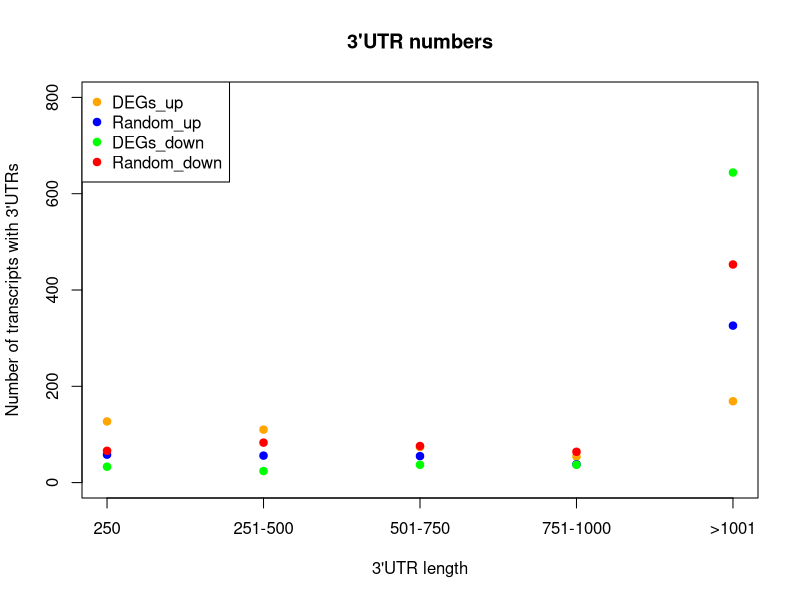

R code for this plot:
setwd("~/Project_bioinformatics")
require(ggplot2)
library(RColorBrewer)
library(dplyr)


Metabolite <- read.delim("max_3.txt", comment.char = "#")

DEGup <- read.delim("DEG_upregulation.txt", comment.char="#")

select_up<- which(Metabolite$GeneID%in%DEGup$GeneID)
Metabolite_select_up <- Metabolite[select_up,]
Metabolite_select_up$MaxUTR<-as.numeric(Metabolite_select_up$Max_3_UTR)

Randomup <- read.delim("Random_592.txt", comment.char="#")

select_up<- which(Metabolite$GeneID%in%Randomup$GeneID)
Metabolite_select_upRandom <- Metabolite[select_up,]
Metabolite_select_upRandom$MaxUTR<-as.numeric(Metabolite_select_upRandom$Max_3_UTR)

DEGdown <- read.delim("DEG_downregulation.txt", comment.char="#")

select_down<- which(Metabolite$GeneID%in%DEGdown$GeneID)
Metabolite_select_down <- Metabolite[select_down,]
Metabolite_select_down$MaxUTR<-as.numeric(Metabolite_select_down$Max_3_UTR)

Randomdown <- read.delim("Random_823.txt", comment.char="#")

select_down<- which(Metabolite$GeneID%in%Randomdown$GeneID)
Metabolite_select_downRandom <- Metabolite[select_down,]
Metabolite_select_downRandom$MaxUTR<-as.numeric(Metabolite_select_downRandom$Max_3_UTR)



####  UP

bin_up_250<-subset(Metabolite_select_up,Metabolite_select_up$MaxUTR<=250)
bin_up_251_500<-subset(Metabolite_select_up,Metabolite_select_up$MaxUTR>250&Metabolite_select_up$MaxUTR<=500)
bin_up_501_750<-subset(Metabolite_select_up,Metabolite_select_up$MaxUTR>500&Metabolite_select_up$MaxUTR<=750)
bin_up_751_1000<-subset(Metabolite_select_up,Metabolite_select_up$MaxUTR>750&Metabolite_select_up$MaxUTR<=1000)
bin_up_1000<-subset(Metabolite_select_up,Metabolite_select_up$MaxUTR>1000)

bin_up_250_random<-subset(Metabolite_select_upRandom,Metabolite_select_upRandom$MaxUTR<=250)
bin_up_251_500_random<-subset(Metabolite_select_upRandom,Metabolite_select_upRandom$MaxUTR>250&Metabolite_select_upRandom$MaxUTR<=500)
bin_up_501_750_random<-subset(Metabolite_select_upRandom,Metabolite_select_upRandom$MaxUTR>500&Metabolite_select_upRandom$MaxUTR<=750)
bin_up_751_1000_random<-subset(Metabolite_select_upRandom,Metabolite_select_upRandom$MaxUTR>750&Metabolite_select_upRandom$MaxUTR<=1000)
bin_up_1000_random<-subset(Metabolite_select_upRandom,Metabolite_select_upRandom$MaxUTR>1000)

##DOWN

bin_down_250<-subset(Metabolite_select_down,Metabolite_select_down$MaxUTR<=250)
bin_down_251_500<-subset(Metabolite_select_down,Metabolite_select_down$MaxUTR>250&Metabolite_select_down$MaxUTR<=500)
bin_down_501_750<-subset(Metabolite_select_down,Metabolite_select_down$MaxUTR>500&Metabolite_select_down$MaxUTR<=750)
bin_down_751_1000<-subset(Metabolite_select_down,Metabolite_select_down$MaxUTR>750&Metabolite_select_down$MaxUTR<=1000)
bin_down_1000<-subset(Metabolite_select_down,Metabolite_select_down$MaxUTR>1000)

bin_down_250_random<-subset(Metabolite_select_downRandom,Metabolite_select_downRandom$MaxUTR<=250)
bin_down_251_500_random<-subset(Metabolite_select_downRandom,Metabolite_select_downRandom$MaxUTR>250&Metabolite_select_downRandom$MaxUTR<=500)
bin_down_501_750_random<-subset(Metabolite_select_downRandom,Metabolite_select_downRandom$MaxUTR>500&Metabolite_select_downRandom$MaxUTR<=750)
bin_down_751_1000_random<-subset(Metabolite_select_downRandom,Metabolite_select_downRandom$MaxUTR>750&Metabolite_select_downRandom$MaxUTR<=1000)
bin_down_1000_random<-subset(Metabolite_select_downRandom,Metabolite_select_downRandom$MaxUTR>1000)

DEGs_up <- c(nrow(bin_up_250),nrow(bin_up_251_500),nrow(bin_up_501_750),nrow(bin_up_751_1000),nrow(bin_up_1000))
DEGs_up<-as.data.frame(DEGs_up)
Random_up <- c(nrow(bin_up_250_random),nrow(bin_up_251_500_random),nrow(bin_up_501_750_random),nrow(bin_up_751_1000_random),nrow(bin_up_1000_random))
Random_up <- as.data.frame(Random_up)

DEGs_down <- c(nrow(bin_down_250),nrow(bin_down_251_500),nrow(bin_down_501_750),nrow(bin_down_751_1000),nrow(bin_down_1000))
DEGs_down<-as.data.frame(DEGs_down)
Random_down <- c(nrow(bin_down_250_random),nrow(bin_down_251_500_random),nrow(bin_down_501_750_random),nrow(bin_down_751_1000_random),nrow(bin_down_1000_random))
Random_down <- as.data.frame(Random_down)


pdf("3_UTR_numbers.pdf")
plot(DEGs_up$DEGs_up, col="orange", pch=19,
     main="3'UTR numbers",
     xlab="3'UTR length",
     ylab="Number of transcripts with 3'UTRs", xaxt = "n",
     ylim=c(0,800))
axis(side=1, at = c(1, 2, 3, 4, 5),labels=c("250","251-500","501-750","751-1000",">1001"))
points(Random_up$Random_up, col="blue", pch=19)
points(DEGs_down$DEGs_down, col="green", pch=19)
points(Random_down$Random_down, col="red", pch=19)
legend('topleft',legend=c("DEGs_up", "Random_up","DEGs_down","Random_down"), pch=c(19, 19), col=c('orange', 'blue','green', 'red'))
dev.off()